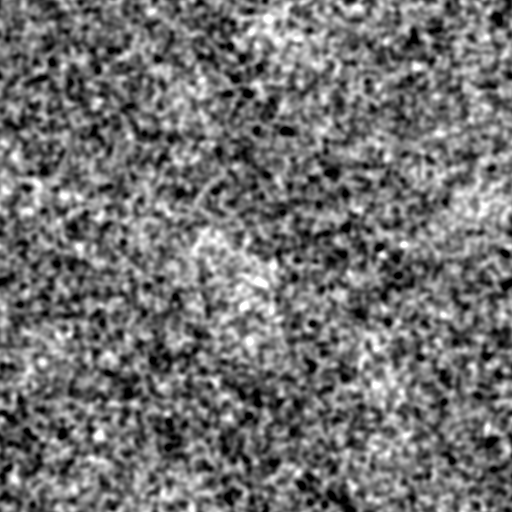
#> input picture models/MJCF/go2/assets/terrain/forest_hfield.png, 512 x 512 px
$ python preview_terrains.py
#> lines starting #> are read from the running program, lines starting #| are printed output that depends on the picture
"""
Quick visual preview of all terrain heightfield PNGs as 3D surface plots.
Run: python3 examples/preview_terrains.py
Saves terrain_preview.png in the repo root (no display required).
"""
import numpy as np
import matplotlib
matplotlib.use("Agg")   # headless — no Qt/Wayland needed
import matplotlib.pyplot as plt
from mpl_toolkits.mplot3d import Axes3D  # noqa: F401
from PIL import Image
from pathlib import Path

REPO        = Path(__file__).resolve().parents[1]
# (png_path, z_scale) — forest keeps its original 0.12, BC terrains use 0.08
TERRAINS = {
    "forest":        (REPO / "models/MJCF/go2/assets/terrain/forest_hfield.png",    0.12),
    "bc_093p056":    (REPO / "models/MJCF/assets/terrain/bc_093p056_xli1m_utm10_20240610_20240621.png", 1.50),
    "bc_093p066":    (REPO / "models/MJCF/assets/terrain/bc_093p066_1_1_4_xli1m_utm10_20240610_20240621.png", 1.50),
    "bc_094a059sub": (REPO / "models/MJCF/assets/terrain/bc_094a059_2_4_4_xli1m_utm10_20240628_20240628.png", 1.50),
    "bc_094a059":    (REPO / "models/MJCF/assets/terrain/bc_094a059_xli1m_utm10_20240611_20240620.png",  1.50),
    "bc_094a060":    (REPO / "models/MJCF/assets/terrain/bc_094a060_xli1m_utm10_20240610_20240611.png",  1.50),
    "lidar":         (REPO / "models/MJCF/assets/terrain/lidar.png",                                     1.50),
}

n = len(TERRAINS)
cols = 4
rows = (n + cols - 1) // cols
fig = plt.figure(figsize=(cols * 5, rows * 4))
fig.suptitle("Terrain heightfields (forest=0.12m, BC LiDAR=0.08m, 12×12m sim)", fontsize=13)

DOWNSAMPLE = 4   # plot every 4th pixel to keep it fast

for i, (label, (png_path, z_scale)) in enumerate(TERRAINS.items()):
    if not png_path.exists():
        print(f"[SKIP] {label}: {png_path} not found")
        continue

    arr = np.array(Image.open(png_path), dtype=float) / 255.0 * z_scale
    arr_ds = arr[::DOWNSAMPLE, ::DOWNSAMPLE]
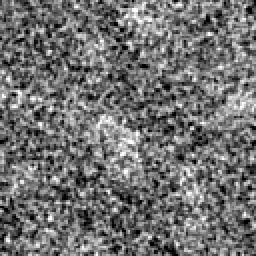
#> arr_ds: shape (128, 128) float64 (shown 2 times larger); min 0, max 0.12, mean 0.0532; drawn with min black and max white
    N = arr_ds.shape[0]
#> N = 128
    x = np.linspace(-6, 6, N)
#> x = 128 values from -6 to 6
    y = np.linspace(-6, 6, N)
#> y = 128 values from -6 to 6
    X, Y = np.meshgrid(x, y)

    ax = fig.add_subplot(rows, cols, i + 1, projection='3d')
    ax.plot_surface(X, Y, arr_ds, cmap='terrain', linewidth=0, antialiased=False)
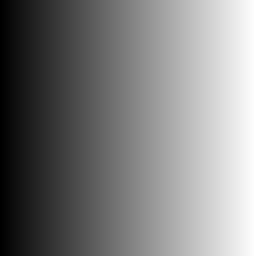
#> X: shape (128, 128) float64 (shown 2 times larger); min -6, max 6, mean -4.16e-17; drawn with min black and max white
#> pass 3 of the loop `for i, (label, (png_path, z_scale)) in enumerate(TERRAINS.items()):`:
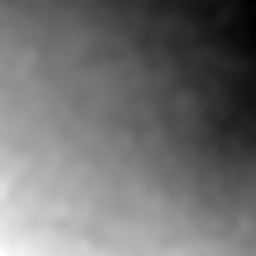
#> input picture models/MJCF/assets/terrain/bc_093p066_1_1_4_xli1m_utm10_20240610_20240621.png, 256 x 256 px
#> arr: shape (256, 256) float64
#> arr_ds: shape (64, 64) float64
#> `ax.plot_surface(X, Y, arr_ds, cmap='terrain', linewidth=0, antialiased..`:
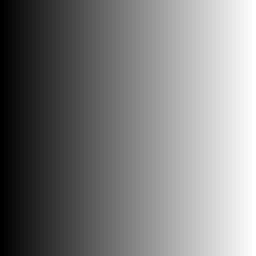
#> X: shape (64, 64) float64 (shown 4 times larger); min -6, max 6, mean -3.33e-16; drawn with min black and max white
#> the loop made 7 passes; the first 3 are shown
    ax.set_title(f"{label}  (z={z_scale}m)", fontsize=10)
    ax.set_xlabel("x (m)")
    ax.set_ylabel("y (m)")
    ax.set_zlabel("z (m)")
    ax.set_zlim(0, z_scale)
    ax.view_init(elev=35, azim=-60)

plt.tight_layout()
out = REPO / "terrain_preview.png"
plt.savefig(out, dpi=120)
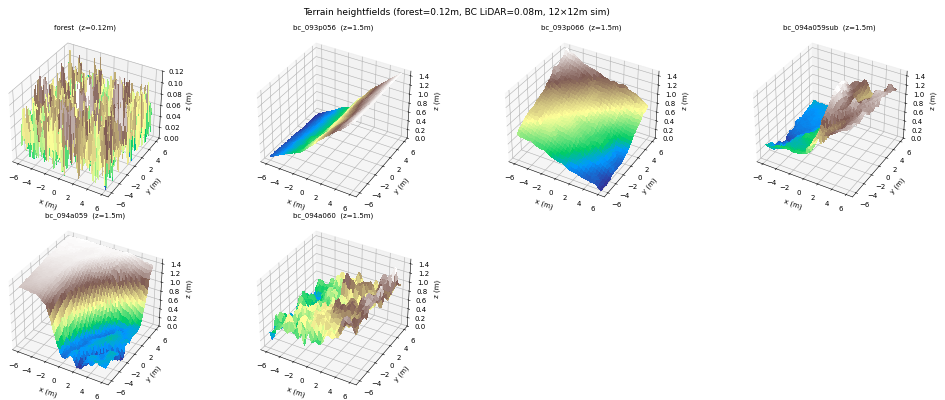
#> figure drawn by matplotlib, 6 panels
print(f"Saved -> {out}")
